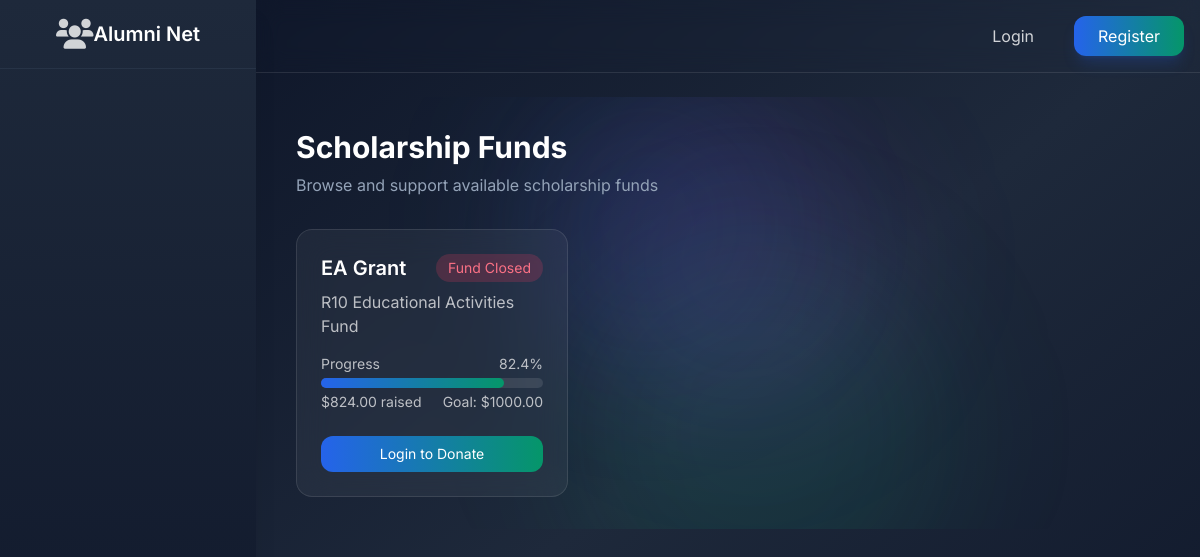
The page /charitable/funds/ on the database its author committed.
### charitable/models.py (models this page shows, shortened)
class Fund(models.Model):
    name = models.CharField(max_length=200)
    description = models.TextField()
    target_amount = models.DecimalField(max_digits=10, decimal_places=2)
    current_amount = models.DecimalField(max_digits=10, decimal_places=2, default=0)
    is_active = models.BooleanField(default=True)
    created_at = models.DateTimeField(auto_now_add=True)
    updated_at = models.DateTimeField(auto_now=True)
    @property
    def progress_percentage(self):
        if self.target_amount == 0:
            return 0
        return (self.current_amount / self.target_amount) * 100

### charitable/views.py (the view)
# urls.py: path('funds/', views.fund_list, name='fund_list'),
def fund_list(request):
    funds = Fund.objects.all().order_by('-created_at')
    return render(request, 'charitable/fund_list.html', {'funds': funds})

### messaging/context_processors.py (called while the page is built, shortened)
def unread_message_count(request):
    return {'unread_message_count': 0}

### notifications/context_processors.py (called while the page is built)
def notification_count(request):
    if request.user.is_authenticated:
        unread_count = request.user.notifications.filter(read=False).count()
        return {'unread_notification_count': unread_count}
    return {'unread_notification_count': 0}

### charitable/templates/charitable/fund_list.html (shortened to what this page needs)
{% extends "charitable/_wrapper.html" %}
{% block charitable_content %}
<div class="mb-8">
    <div class="flex flex-col md:flex-row md:items-center md:justify-between">
        <div>
            <h1 class="text-3xl font-bold text-white">Scholarship Funds</h1>
            <p class="mt-2 text-slate-400">Browse and support available scholarship funds</p>
        </div>
    </div>
</div>
<div class="grid grid-cols-1 md:grid-cols-2 lg:grid-cols-3 gap-6">
    {% for fund in funds %}
    <div class="bg-white/5 backdrop-blur-lg border border-white/10 rounded-2xl overflow-hidden">
        <div class="p-6">
            <div class="flex justify-between items-start mb-2">
                <h2 class="text-xl font-semibold text-white">{{ fund.name }}</h2>
                {% if not fund.is_active %}
                    <span class="px-3 py-1 bg-rose-500/20 text-rose-400 rounded-full text-sm">
                        Fund Closed
                    </span>
                {% endif %}
            </div>
            <p class="text-white/70 mb-4">{{ fund.description }}</p>
            <div class="mb-4">
                <div class="flex justify-between text-sm text-white/70 mb-1">
                    <span>Progress</span>
                    <span>{{ fund.progress_percentage|floatformat:1 }}%</span>
                </div>
                <div class="w-full bg-white/10 rounded-full h-2.5">
                    <div class="bg-gradient-to-r from-blue-600 to-emerald-600 h-2.5 rounded-full"
                         style="width: {{ fund.progress_percentage }}%"></div>
                </div>
                <div class="flex justify-between text-sm text-white/70 mt-1">
                    <span>${{ fund.current_amount|floatformat:2 }} raised</span>
                    <span>Goal: ${{ fund.target_amount|floatformat:2 }}</span>
                </div>
            </div>
            <div class="mt-6 space-y-3">
                {% if user.is_authenticated %}
                    {% if user.is_staff %}
                        <div class="grid grid-cols-2 gap-2">
                            <a href="{% url 'fund_donations' fund.id %}"
                               class="inline-flex items-center justify-center space-x-2 px-4 py-2 bg-white/10 hover:bg-white/20 text-white text-sm rounded-xl transition-all duration-200">
                                <i class="fas fa-list-ul"></i>
                                <span>View Donations</span>
                            </a>
                            <a href="{% url 'fund_edit' fund.id %}"
                               class="inline-flex items-center justify-center space-x-2 px-4 py-2 bg-white/10 hover:bg-white/20 text-white text-sm rounded-xl transition-all duration-200">
                                <i class="fas fa-edit"></i>
                                <span>Edit</span>
                            </a>
                        </div>
                    {% endif %}
                    <div class="grid {% if user.user_type == 'student' %}grid-cols-2{% else %}grid-cols-1{% endif %} gap-2">
                        {% if user.user_type == 'student' %}
                            <a href="{% url 'apply_scholarship' fund.id %}"
                               class="inline-flex items-center justify-center space-x-2 px-4 py-2 bg-gradient-to-r from-blue-600 to-emerald-600 text-white text-sm rounded-xl
                                      hover:from-blue-700 hover:to-emerald-700 transition-all duration-200">
                                <i class="fas fa-graduation-cap"></i>
                                <span>Apply Now</span>
                            </a>
                        {% endif %}
                        {% if fund.is_active %}
                            <a href="{% url 'make_donation' fund.id %}"
                               class="inline-flex items-center justify-center space-x-2 px-4 py-2 bg-white/10 hover:bg-white/20 text-white text-sm rounded-xl transition-all duration-200">
                                <i class="fas fa-hand-holding-heart"></i>
                                <span>Donate</span>
                            </a>
                        {% endif %}
                    </div>
                {% else %}
                    <a href="{% url 'users:login' %}?next={{ request.path }}"
                       class="block w-full text-center px-4 py-2 bg-gradient-to-r from-blue-600 to-emerald-600 text-white text-sm rounded-xl
                              hover:from-blue-700 hover:to-emerald-700 transition-all duration-200">
                        <span>Login to Donate</span>
                    </a>
                {% endif %}
            </div>
        </div>
    </div>
    {% endfor %}
</div>
{% endblock %}

### rows shown on the page
Fund: name "EA Grant", is_active "Fund Closed", description "R10 Educational Activities Fund", progress_percentage "82.4", current_amount "824.00", target_amount "1000.00"
